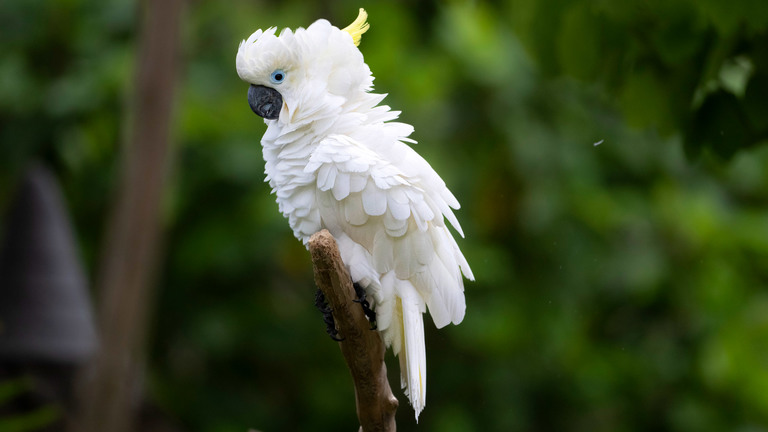
#> input picture WC202209_LAST_006_430968_reduced.jpg, 768 x 432 px, found by its file name
$ jupyter execute Untitled46.ipynb
#> lines starting #> are read from the running program, lines starting #| are printed output that depends on the picture
[cell 1]
import numpy as np
import cv2
from google.colab.patches import cv2_imshow

[cell 2]
#generating laplacian pyramid by taking two inputs the image itself and the number of the levels needed
def generate_laplacian_pyramid(image, levels):
  #list that will hold the gaussian pyramid
    gaussian_pyramid = [image]
    for _ in range(levels - 1):
      #the pyrDown method is used to downsample the image and smooth it and then add it to the list
        image = cv2.pyrDown(image)
        gaussian_pyramid.append(image)
    #here goes the creation of the laplacian pyramid that takes the last level in the gaussain pyramid
    laplacian_pyramid = [gaussian_pyramid[levels - 1]]
    #a loop in a reverse order and the pyrUp method is used to upsample the image and then applies Gaussian smoothing filter
    for i in range(levels - 1, 0, -1):
        expanded = cv2.pyrUp(gaussian_pyramid[i])
     #if the size of the upsampled image "expanded" doesnt match the size of the next level in the gaussian then its resized to match
        if expanded.shape[:2] != gaussian_pyramid[i - 1].shape[:2]:
            expanded = cv2.resize(expanded, gaussian_pyramid[i - 1].shape[:2][::-1])
        #subtracting the expanded from the next level in the gaussian pyramid
        laplacian = cv2.subtract(gaussian_pyramid[i - 1], expanded)
        laplacian_pyramid.append(laplacian)

    return laplacian_pyramid

[cell 3]
#reconstruncting the image from laplacian pyramid list
def reconstruct_image_from_laplacian_pyramid(laplacian_pyramid):
  #starting by the first level in the pyramid
    reconstructed_image = laplacian_pyramid[0]
    #loop over the list
    for i in range(1, len(laplacian_pyramid)):
      #upsampling the image and applying gaussian filter
        expanded = cv2.pyrUp(reconstructed_image)
        #making sure that the sizes match
        if expanded.shape[:2] != laplacian_pyramid[i].shape[:2]:
            expanded = cv2.resize(expanded, laplacian_pyramid[i].shape[:2][::-1])
         #The upsampled image "expanded" and (laplacian_pyramid[i]) are added together using the cv2.add() function
        reconstructed_image = cv2.add(expanded, laplacian_pyramid[i])

    return reconstructed_image

[cell 4]
#taking image 1 and image 2 and the number of levels will be equal to six
def blend_images(image1, image2, levels=6):
  #calculating the width and the height of the image
    height, width = image1.shape[:2]
    #dividing the width by 2 to be able to extract half of the image
    half_width = width // 2

    image1_left_half = image1[:, :half_width]
    image2_right_half = image2[:, half_width:]

    laplacian_pyramid1_left = generate_laplacian_pyramid(image1_left_half, levels)
    laplacian_pyramid2_right = generate_laplacian_pyramid(image2_right_half, levels)

   #a list to store the blended levels of laplacian pyramids
    blended_pyramid = []
    #iterating over each level of the Laplacian pyramids of both images simultaneously using zip
    for (laplacian1_left, laplacian2_right) in zip(laplacian_pyramid1_left, laplacian_pyramid2_right):
      #taking the minimum number of the rows and columns to make sure the sizes match togheter
        min_rows = min(laplacian1_left.shape[0], laplacian2_right.shape[0])
        min_cols = min(laplacian1_left.shape[1], laplacian2_right.shape[1])
        laplacian1_left = laplacian1_left[:min_rows, :min_cols]
        laplacian2_right = laplacian2_right[:min_rows, :min_cols]

        blended_level = np.hstack((laplacian1_left, laplacian2_right))
        blended_pyramid.append(blended_level)

    blended_image = reconstruct_image_from_laplacian_pyramid(blended_pyramid)
    return blended_image

[cell 5]
def test_blend_images():
    image1 = cv2.imread('/content/WC202209_LAST_006_430968_reduced.jpg')
#> image1 is the input picture: shape (432, 768, 3); mean B, G, R 41.3, 74, 61.4
    image2 = cv2.imread('/content/334289821-Baltimore_Oriole-Matthew_Plante.jpg')
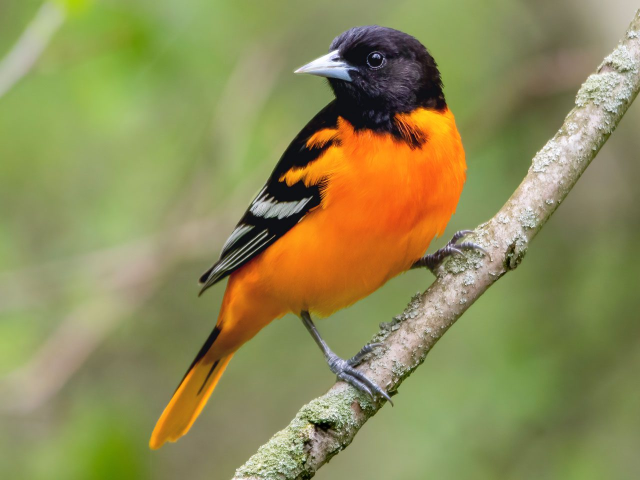
#> input picture 334289821-Baltimore_Oriole-Matthew_Plante.jpg, 1280 x 960 px, found by its file name (shown at 1/2 size)
#> image2 is the input picture: shape (960, 1280, 3); mean B, G, R 86.8, 139.8, 142.7

  #trying different levels
    for levels in [3, 5, 7]:
        blended_image = blend_images(image1, image2, levels)
        cv2_imshow(blended_image)
#> this loop made 3 passes
#> pass 1, in blend_images, `image1_left_half = image1[:, :half_width]`:
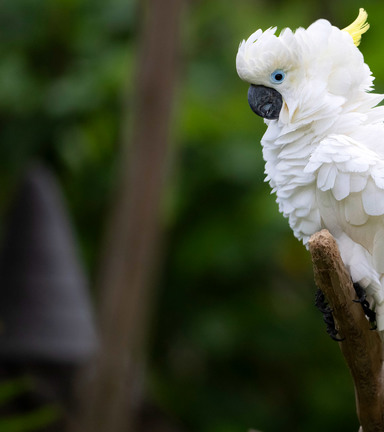
#> image1_left_half: shape (432, 384, 3); mean B, G, R 51.7, 73.2, 66.5
#> pass 1, in blend_images, `image2_right_half = image2[:, half_width:]`:
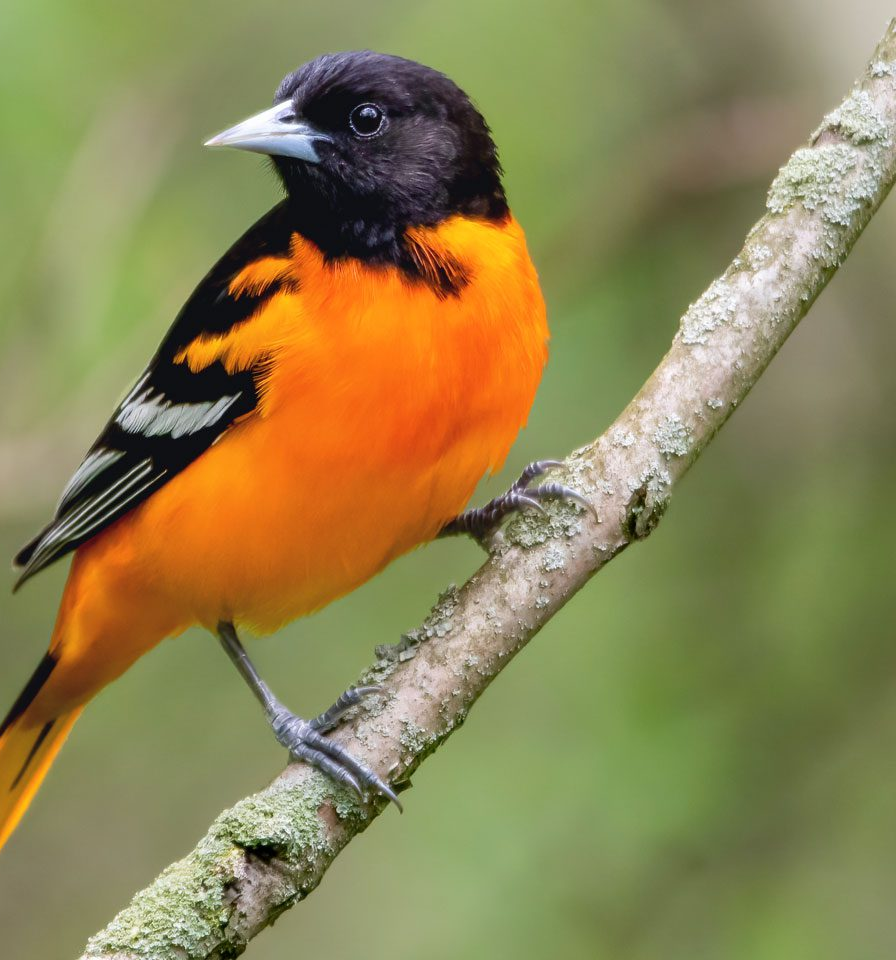
#> image2_right_half: shape (960, 896, 3); mean B, G, R 83.1, 131.6, 141
#> pass 1, in test_blend_images, `blended_image = blend_images(image1, image2, levels)`:
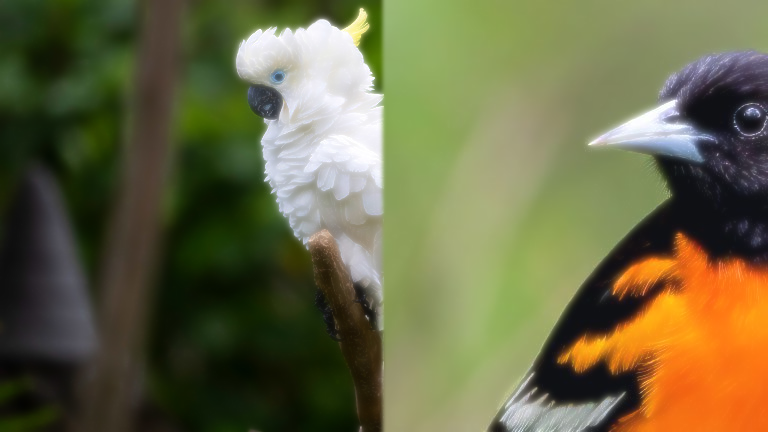
#> blended_image: shape (432, 768, 3); mean B, G, R 68.1, 103.8, 105.8
#> pass 2, in test_blend_images, `blended_image = blend_images(image1, image2, levels)`:
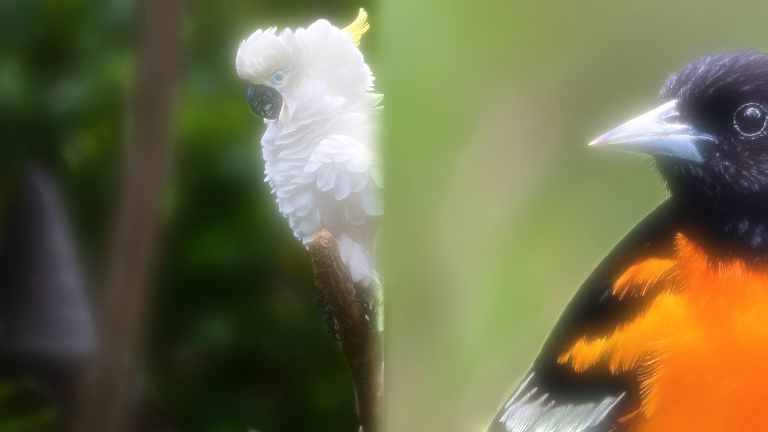
#> blended_image: shape (432, 768, 3); mean B, G, R 72.8, 109.1, 111.5
#> after the loop:
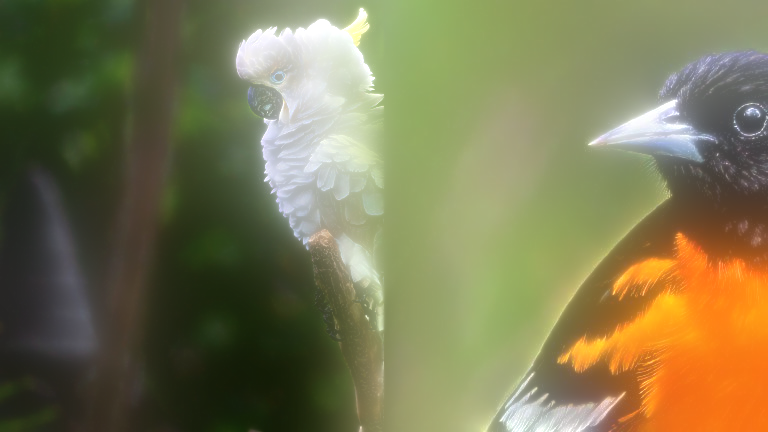
#> blended_image: shape (432, 768, 3); mean B, G, R 82.1, 120.1, 124.2

test_blend_images()
